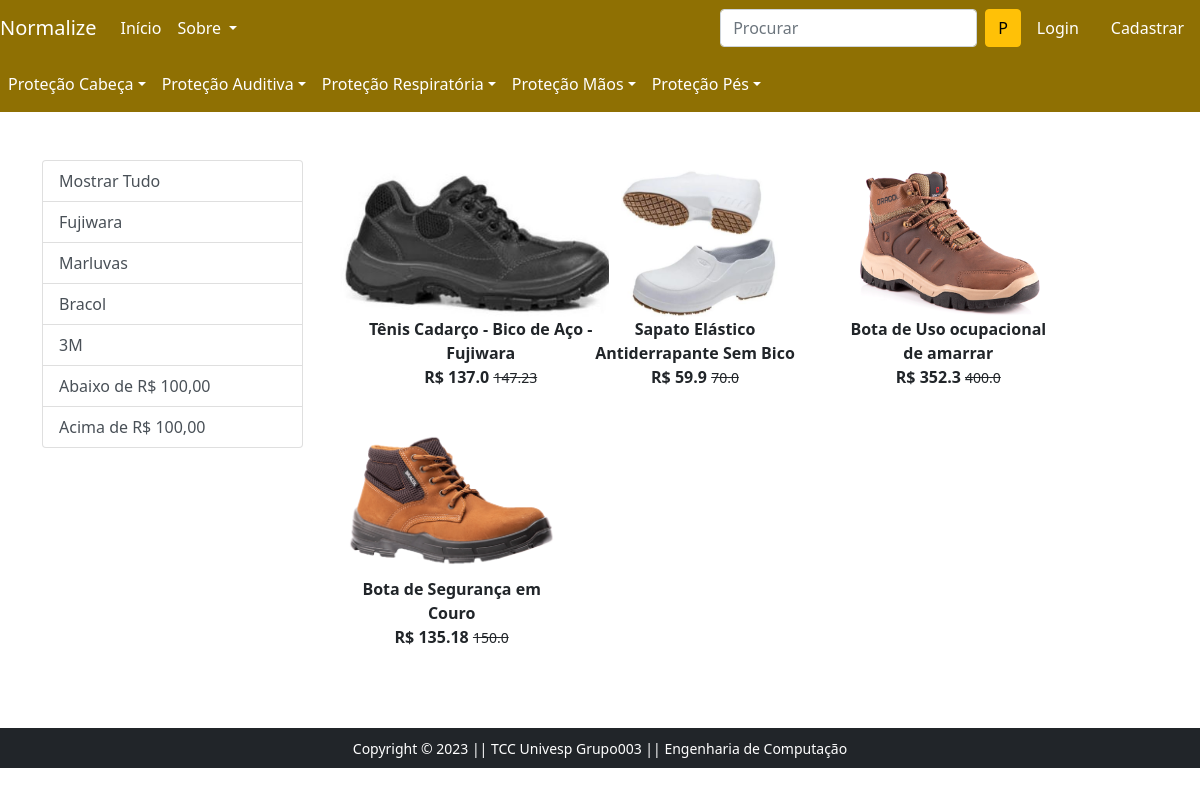
Page /botina/ on the committed database.
### app/models.py (models this page shows, shortened)
class Product(models.Model):
    title = models.CharField(max_length=100)
    selling_price = models.FloatField()
    discounted_price = models.FloatField()
    description = models.TextField()
    brand = models.CharField(max_length=100)
    category = models.CharField(choices=CATEGORY_CHOICES,max_length=2)
    sub_category = models.TextField()
    product_image = models.ImageField(upload_to='productimg')

### app/views.py (the view)
# urls.py: path('botina/', views.botina, name='botina'),
def botina(request, data=None):
    if data == None:
        botina = Product.objects.filter(category='PP').filter(sub_category='botina')
    elif data == 'Fujiwara' or data == 'Marluvas' or data == 'Bracol' or data == '3M':
        botina = Product.objects.filter(category='PP').filter(brand=data).filter(sub_category='botina')
    elif data == 'abaixo':
        botina = Product.objects.filter(category='PP').filter(sub_category='botina').filter(discounted_price__lt=100)
    elif data == 'acima':
        botina = Product.objects.filter(category='PP').filter(sub_category='botina').filter(discounted_price__gt=100)
    return render(request, 'app/botina.html',{'botina':botina})

### app/templates/app/botina.html (shortened to what this page needs)
{% extends 'app/base.html' %}
{% load static %}
{% block main-content %}
<div class="container my-5">
 <div class="row">
  <div class="col-sm-3">
    <div class="list-group">
        <a href="{% url 'botina' %}" class="list-group-item
        list-group-item-action" aria-current="true">Mostrar Tudo</a>
        <a href="{% url 'botinadata' 'Fujiwara' %}" class="list-group-item
        list-group-item-action" aria-current="true">Fujiwara</a>
        <a href="{% url 'botinadata' 'Marluvas' %}" class="list-group-item
        list-group-item-action" aria-current="true">Marluvas</a>
        <a href="{% url 'botinadata' 'Bracol' %}" class="list-group-item
        list-group-item-action">Bracol</a>
        <a href="{% url 'botinadata' '3M' %}" class="list-group-item
        list-group-item-action">3M</a>
        <a href="{% url 'botinadata' 'abaixo' %}" class="list-group-item
        list-group-item-action">Abaixo de R$ 100,00</a>
        <a href="{% url 'botinadata' 'acima' %}" class="list-group-item
        list-group-item-action">Acima de R$ 100,00</a>
    </div>
  </div>
  <div class="col-sm-8">
    <div class="row">
        {% for product in botina %}
        <div class="col-sm-4 text-center mb-4">
            <a href="{% url 'product-detail' product.id %}" class="btn">
                <div class="item">
                    <img src="{{product.product_image.url}}" alt="" height="150" class="">
                    <div class="fw-bold">{{product.title}}</div>
                    <div class="fw-bold">R$ {{product.discounted_price}}
                    <small class="fw-light text-decoration-line-through">{{product.selling_price}}</small></div>
                </div>
            </a>
        </div>
        {% endfor %}
    </div>
  </div>
 </div>
</div>
{% endblock main-content %}

### rows in the picture
Product: product_image (picture), title "Tênis Cadarço - Bico de Aço - Fujiwara", discounted_price "137.0", selling_price "147.23"
Product: product_image (picture), title "Sapato Elástico Antiderrapante Sem Bico", discounted_price "59.9", selling_price "70.0"
Product: product_image (picture), title "Bota de Uso ocupacional de amarrar", discounted_price "352.3", selling_price "400.0"
Product: product_image (picture), title "Bota de Segurança em Couro", discounted_price "135.18", selling_price "150.0"
